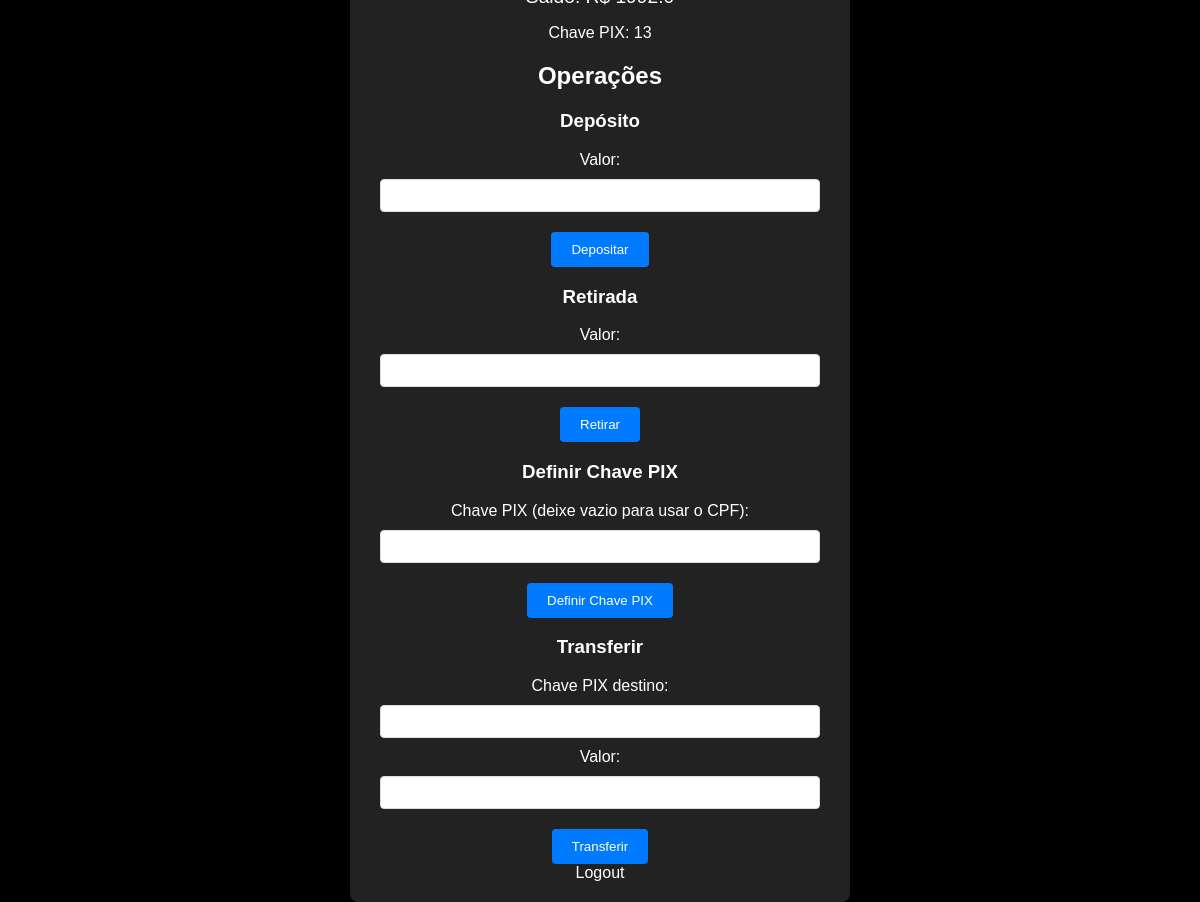
/dashboard (signed in), run on an earlier commit of the app's database.
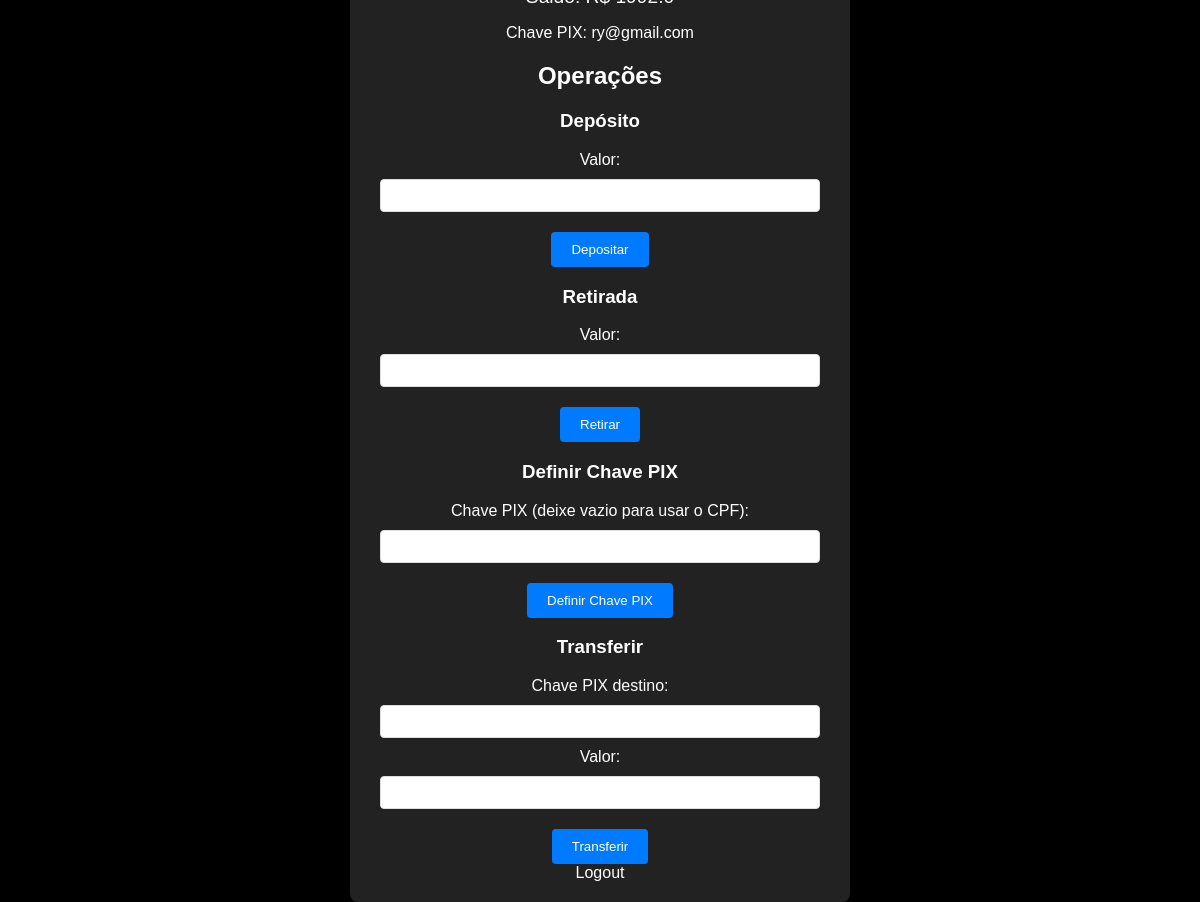
And on a later commit of the database.
### tables this page shows
CREATE TABLE usuarios (
                                        id INTEGER PRIMARY KEY AUTOINCREMENT,
                                        nome TEXT NOT NULL,
                                        cpf TEXT NOT NULL UNIQUE,
                                        data_nascimento TEXT NOT NULL,
                                        login TEXT NOT NULL UNIQUE,
                                        senha TEXT NOT NULL,
                                        saldo REAL DEFAULT 0.0,
                                        chave_pix TEXT UNIQUE,
                                        tel INTEGER[11]
                                    );

### rotes.py (the view)
    @app.route('/dashboard')
    def dashboard():
        if 'user_id' not in session:
            return redirect(url_for('login'))
        user_id = session['user_id']
        user = banco_a.get_user_by_id(user_id)
        saldo = functionsBD.get_saldo(banco_a.conn, user_id)
        return render_template('dashboard.html', user=user, saldo=saldo)

### bancoA.py (called while the page is built)
    def get_user_by_id(self, user_id):
        cur = self.conn.cursor()
        cur.execute("SELECT * FROM usuarios WHERE id=?", (user_id,))
        return cur.fetchone()

### functionsBD.py (called while the page is built)
def get_saldo(conn, user_id):
    cur = conn.cursor()
    cur.execute("SELECT saldo FROM usuarios WHERE id=?", (user_id,))
    return cur.fetchone()[0]

### templates/dashboard.html (shortened to what this page needs)
<!DOCTYPE html>
<html>
<head>
    <link rel="stylesheet" type="text/css" href="{{ url_for('static', filename='styles.css') }}">
</head>
<body>
    <div class="container">
        <p class="saldo">Saldo: R$ {{ saldo }}</p>
        <p class="chave-pix">Chave PIX: {{ user[7] }}</p>
        <h2>Operações</h2>
        <h3>Depósito</h3>
        <form method="post" action="/depositar">
            Valor: <input type="number" step="0.01" name="valor" class="input-field"><br>
            <input type="submit" value="Depositar" class="submit-button">
        </form>
        <h3>Retirada</h3>
        <form method="post" action="/retirar">
            Valor: <input type="number" step="0.01" name="valor" class="input-field"><br>
            <input type="submit" value="Retirar" class="submit-button">
        </form>
        <h3>Definir Chave PIX</h3>
        <form method="post" action="/definir_chave_pix">
            Chave PIX (deixe vazio para usar o CPF): <input type="text" name="chave_pix" class="input-field"><br>
            <input type="submit" value="Definir Chave PIX" class="submit-button">
        </form>
        <h3>Transferir</h3>
        <form method="post" action="/transferir">
            Chave PIX destino: <input type="text" name="chave_pix_destino" class="input-field"><br>
            Valor: <input type="number" step="0.01" name="valor" class="input-field"><br>
            <input type="submit" value="Transferir" class="submit-button">
        </form>
        <a href="/logout">Logout</a>
    </div>
</body>
</html>

### static/styles.css (style rules this page uses)
body { padding-top: 20px; }
body { background-color: #000; color: #fff; font-family: Arial, sans-serif; margin: 0; padding: 0; display: flex; justify-content: center; align-items: center; height: 100vh; box-sizing: border-box; }
.container { background-color: #222; padding: 20px; border-radius: 8px; text-align: center; width: 100%; max-width: 500px; box-sizing: border-box; overflow: auto; }
.input-field { background-color: #fff; border: 1px solid #ddd; border-radius: 4px; padding: 8px; width: calc(100% - 20px); margin: 10px 0; box-sizing: border-box; }
.submit-button { background-color: #007bff; border: none; border-radius: 4px; color: #fff; padding: 10px 20px; cursor: pointer; margin-top: 10px; }
a { color: rgb(255, 255, 255); text-decoration: none; }
.saldo { font-size: 1.2em; margin: 10px 0; }
.chave-pix { margin-bottom: 20px; }

What changed in the data, as far as the page shows it:
changed usuarios: chave_pix "13" → "ry@gmail.com"
